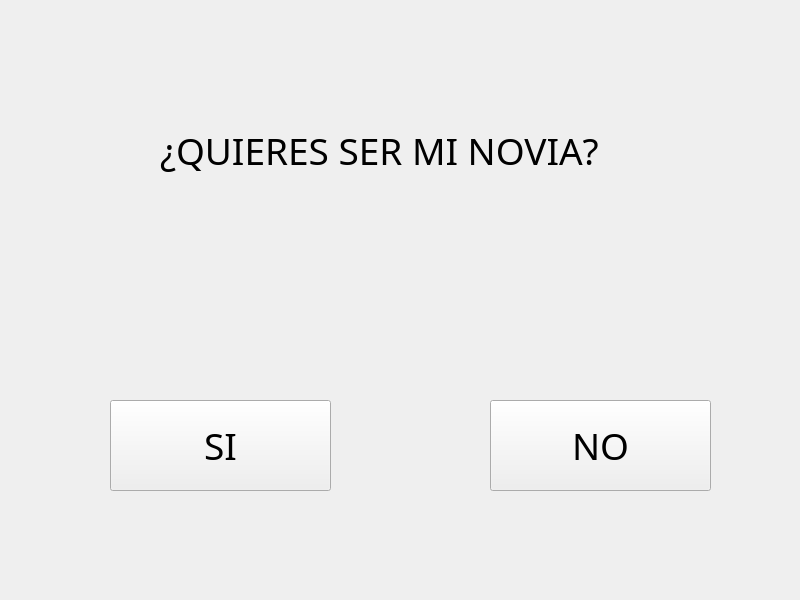
<?xml version="1.0" encoding="UTF-8"?>
<ui version="4.0">
 <class>MainWindow</class>
 <widget class="QMainWindow" name="MainWindow">
  <property name="geometry">
   <rect>
    <x>0</x>
    <y>0</y>
    <width>800</width>
    <height>600</height>
   </rect>
  </property>
  <property name="windowTitle">
   <string>MainWindow</string>
  </property>
  <widget class="QWidget" name="centralwidget">
   <widget class="QPushButton" name="no">
    <property name="geometry">
     <rect>
      <x>490</x>
      <y>400</y>
      <width>221</width>
      <height>91</height>
     </rect>
    </property>
    <property name="font">
     <font>
      <family>Microsoft YaHei</family>
      <pointsize>28</pointsize>
     </font>
    </property>
    <property name="text">
     <string>NO</string>
    </property>
   </widget>
   <widget class="QLabel" name="label">
    <property name="geometry">
     <rect>
      <x>160</x>
      <y>100</y>
      <width>511</width>
      <height>101</height>
     </rect>
    </property>
    <property name="font">
     <font>
      <family>Microsoft YaHei</family>
      <pointsize>28</pointsize>
     </font>
    </property>
    <property name="text">
     <string>¿QUIERES SER MI NOVIA?</string>
    </property>
   </widget>
   <widget class="QPushButton" name="si">
    <property name="geometry">
     <rect>
      <x>110</x>
      <y>400</y>
      <width>221</width>
      <height>91</height>
     </rect>
    </property>
    <property name="font">
     <font>
      <family>Microsoft YaHei</family>
      <pointsize>28</pointsize>
     </font>
    </property>
    <property name="text">
     <string>SI</string>
    </property>
   </widget>
  </widget>
 </widget>
 <resources/>
 <connections/>
</ui>
